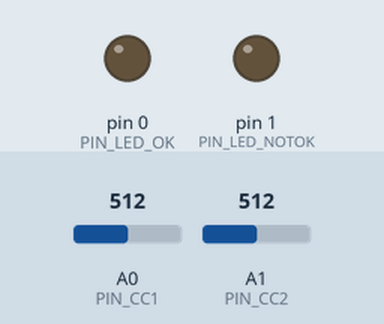
Bench run of a sketch on a simulated Arduino Uno, built with avr-gcc and run on an emulated ATmega328P. On the bench: output pins drawn as LEDs (lit = HIGH). The inputs (shaded band) are chosen by the test bench; at power-on: A0 (PIN_CC1) = 512, A1 (PIN_CC2) = 512.

Above: at 0.1 s.
At 0.6 s:
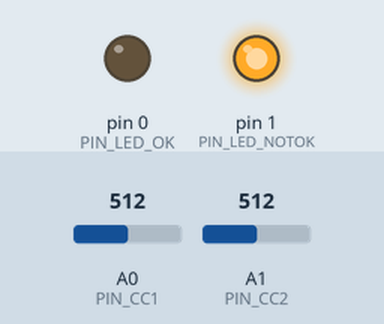
Timing chart, 0 to 2.1 s (numbered marks = the images above):
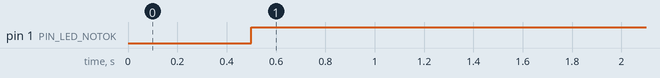

Measured:
- by itself, pin 1 (PIN_LED_NOTOK): LOW → HIGH at 0.50 s

The sketch:

usb-c-adapter-tester.ino
```cpp
// (licence header left out)
#define PIN_LED_OK 0
#define PIN_LED_NOTOK 1

#define PIN_CC1 A0
#define PIN_CC2 A1

// Resistance of shunt resistor for measuring current [Ohm]
const float R_shunt = 5100.0f;

// Reference voltage of ADC [V]
const float V_ref = 2.5f;

// According to the USB-C standard, "Default USB power" is signaled by
// current I = 80 uA +- 20 % on CC line. This current range leads to the
// following allowed voltage range measured along the shunt.
const float V_min = R_shunt*80e-6f * 0.8f;
const float V_max = R_shunt*80e-6f * 1.2f;

// ADC counts of 10 bit ADC corresponding to V_min (low threshold)
// and V_max (high threshold)
const uint16_t Low_threshold = (uint16_t) (((V_min/V_ref) * 1023.0f) + 0.5f);
const uint16_t High_threshold = (uint16_t) (((V_max/V_ref) * 1023.0f) + 0.5f);

void setup()
{
    // Configure LED pins as output
    pinMode(PIN_LED_OK, OUTPUT);
    pinMode(PIN_LED_NOTOK, OUTPUT);
    digitalWrite(PIN_LED_OK, LOW);
    digitalWrite(PIN_LED_NOTOK, LOW);

    // Configure ADC.
    // Use external voltage reference (2.5 V) for ADC.
    analogReference(EXTERNAL);
    // Perform dummy ADC reading for the following reason:
    // "The first ADC conversion result after switching reference
    // voltage source may be inaccurate, and the user is advised
    // to discard this result." [ATmega 48/88/168/326 datasheet]
    uint16_t dummy = analogRead(PIN_CC1);

    // To be really save, give some extra time to stabilize.
    delay(500);
}

void loop()
{
    // Sample both CC pins
    uint16_t sampleCC1 = analogRead(PIN_CC1);
    uint16_t sampleCC2 = analogRead(PIN_CC2);

    // Only one CC pin is connected to host; the other is pulled low.
    // -> use the sample with higher value
    uint16_t sampleCC = sampleCC1 > sampleCC2 ? sampleCC1 : sampleCC2;

    if (sampleCC >= Low_threshold && sampleCC <= High_threshold) {
        digitalWrite(PIN_LED_OK, HIGH);
        digitalWrite(PIN_LED_NOTOK, LOW);
    } else {
        digitalWrite(PIN_LED_OK, LOW);
        digitalWrite(PIN_LED_NOTOK, HIGH);
    }

    // About 10 samples per second is more than enough.
    delay(100);
}
```
